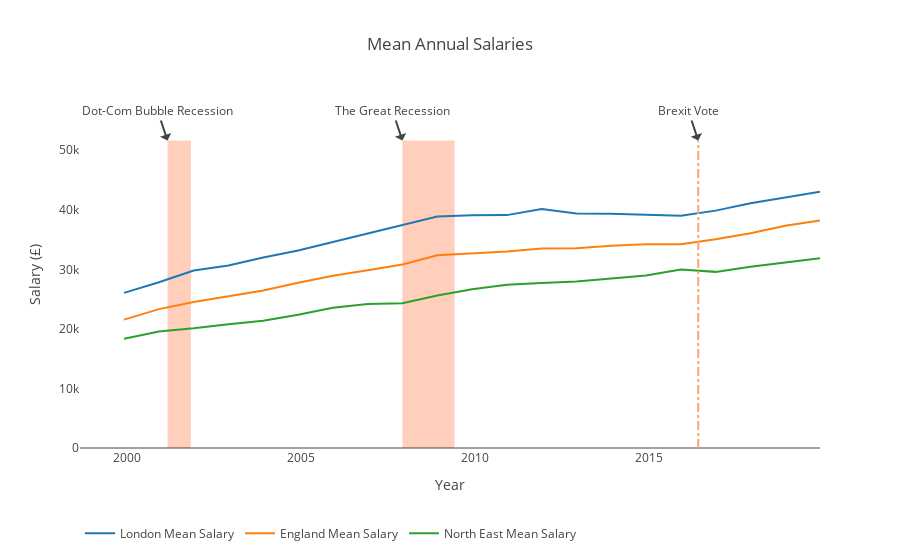

The cell this chart's notebook holds for it:
### Code cell
# Create dataset cuts
salaries_london = df_1[df_1['borough_flag'] == 1]
salaries_england = df_1[df_1['area'] == 'england']
salaries_north_east = df_1[df_1['area'] == 'north east']

# Calcualte mean prices for the different cuts of data
london_mean_salaries = salaries_london.groupby('date')['mean_salary'].mean()
england_mean_salaries = salaries_england.groupby('date')['mean_salary'].mean()
north_east_mean_salaries = salaries_north_east.groupby('date')['mean_salary'].mean()

# Create a new figure
fig = go.Figure()

fig.add_trace(go.Scatter(x=london_mean_salaries.index, 
                         y=london_mean_salaries.values,
                         mode='lines',
                         name='London Mean Salary',
                        ))

fig.add_trace(go.Scatter(x=england_mean_salaries.index, 
                         y=england_mean_salaries.values,
                         mode='lines',
                         name='England Mean Salary',
                        ))

fig.add_trace(go.Scatter(x=north_east_mean_salaries.index, 
                         y=north_east_mean_salaries.values,
                         mode='lines',
                         name='North East Mean Salary',
                        ))


fig.update_layout(
    template='gridon',
    title='Mean Annual Salaries',
    xaxis_title='Year',
    yaxis_title='Salary (£)',
    xaxis_showgrid=False,
    yaxis_showgrid=False,
    legend=dict(y=-.2, orientation='h'),
    shapes=[
        dict(
            type="line",
            x0='2016-06-01',
            x1='2016-06-01',
            y0=0,
            y1=london_mean_salaries.values.max()*1.2,
            line=dict(
            color="LightSalmon",
            dash="dashdot"
            )
        ),
        dict(
            type="rect",
            x0="2007-12-01",
            y0=0,
            x1="2009-06-01",
            y1=london_mean_salaries.values.max()*1.2,
            fillcolor="LightSalmon",
            opacity=0.5,
            layer="below",
            line_width=0,
        ),
        dict(
            type="rect",
            x0="2001-03-01",
            y0=0,
            x1="2001-11-01",
            y1=london_mean_salaries.values.max()*1.2,
            fillcolor="LightSalmon",
            opacity=0.5,
            layer="below",
            line_width=0,
        )
    ],
    annotations=[
            dict(text="The Great Recession", x='2007-12-01', y=london_mean_salaries.values.max()*1.2),
            dict(text="Brexit Vote", x='2016-06-01', y=london_mean_salaries.values.max()*1.2),
            dict(text="Dot-Com Bubble Recession", x='2001-03-01', y=london_mean_salaries.values.max()*1.2)
    ]
)

# Show the plot
fig.show()

### Figure 1 — Plotly figure (JSON) as saved in the notebook; plotly's stock layout.template omitted (floating-point values rounded to 4 significant figures)
{"data": [{"mode": "lines", "name": "London Mean Salary", "type": "scatter", "x": ["1999-12-01T00:00:00", "2000-12-01T00:00:00", "2001-12-01T00:00:00", "2002-12-01T00:00:00", "2003-12-01T00:00:00", "2004-12-01T00:00:00", "2005-12-01T00:00:00", "2006-12-01T00:00:00", "2007-12-01T00:00:00", "2008-12-01T00:00:00", "2009-12-01T00:00:00", "2010-12-01T00:00:00", "2011-12-01T00:00:00", "2012-12-01T00:00:00", "2013-12-01T00:00:00", "2014-12-01T00:00:00", "2015-12-01T00:00:00", "2016-12-01T00:00:00", "2017-12-01T00:00:00", "2018-12-01T00:00:00", "2019-12-01T00:00:00"], "y": [26050.0, 27830.0, 29800.0, 30650.0, 31990.0, 33180.0, 34590.0, 36000.0, 37420.0, 38880.0, 39090.0, 39100.0, 40140.0, 39370.0, 39350.0, 39150.0, 38990.0, 39860.0, 41090.0, 42060.0, 43030.0]}, {"mode": "lines", "name": "England Mean Salary", "type": "scatter", "x": ["1999-12-01T00:00:00", "2000-12-01T00:00:00", "2001-12-01T00:00:00", "2002-12-01T00:00:00", "2003-12-01T00:00:00", "2004-12-01T00:00:00", "2005-12-01T00:00:00", "2006-12-01T00:00:00", "2007-12-01T00:00:00", "2008-12-01T00:00:00", "2009-12-01T00:00:00", "2010-12-01T00:00:00", "2011-12-01T00:00:00", "2012-12-01T00:00:00", "2013-12-01T00:00:00", "2014-12-01T00:00:00", "2015-12-01T00:00:00", "2016-12-01T00:00:00", "2017-12-01T00:00:00", "2018-12-01T00:00:00", "2019-12-01T00:00:00"], "y": [21561, 23319, 24505, 25542, 26462, 27736, 28928, 29836, 30802, 32358, 32680, 33014, 33514, 33529, 33967, 34214, 34231, 35053, 36076, 37313, 38206]}, {"mode": "lines", "name": "North East Mean Salary", "type": "scatter", "x": ["1999-12-01T00:00:00", "2000-12-01T00:00:00", "2001-12-01T00:00:00", "2002-12-01T00:00:00", "2003-12-01T00:00:00", "2004-12-01T00:00:00", "2005-12-01T00:00:00", "2006-12-01T00:00:00", "2007-12-01T00:00:00", "2008-12-01T00:00:00", "2009-12-01T00:00:00", "2010-12-01T00:00:00", "2011-12-01T00:00:00", "2012-12-01T00:00:00", "2013-12-01T00:00:00", "2014-12-01T00:00:00", "2015-12-01T00:00:00", "2016-12-01T00:00:00", "2017-12-01T00:00:00", "2018-12-01T00:00:00", "2019-12-01T00:00:00"], "y": [18351, 19560, 20103, 20798, 21359, 22377, 23557, 24178, 24299, 25601, 26670, 27405, 27712, 27977, 28460, 28957, 29989, 29574, 30415, 31093, 31852]}], "layout": {"annotations": [{"text": "The Great Recession", "x": "2007-12-01", "y": 51630.0}, {"text": "Brexit Vote", "x": "2016-06-01", "y": 51630.0}, {"text": "Dot-Com Bubble Recession", "x": "2001-03-01", "y": 51630.0}], "legend": {"orientation": "h", "y": -0.2}, "shapes": [{"line": {"color": "LightSalmon", "dash": "dashdot"}, "type": "line", "x0": "2016-06-01", "x1": "2016-06-01", "y0": 0, "y1": 51630.0}, {"fillcolor": "LightSalmon", "layer": "below", "line": {"width": 0}, "opacity": 0.5, "type": "rect", "x0": "2007-12-01", "x1": "2009-06-01", "y0": 0, "y1": 51630.0}, {"fillcolor": "LightSalmon", "layer": "below", "line": {"width": 0}, "opacity": 0.5, "type": "rect", "x0": "2001-03-01", "x1": "2001-11-01", "y0": 0, "y1": 51630.0}], "title": {"text": "Mean Annual Salaries"}, "xaxis": {"showgrid": false, "title": {"text": "Year"}}, "yaxis": {"showgrid": false, "title": {"text": "Salary (£)"}}}}
